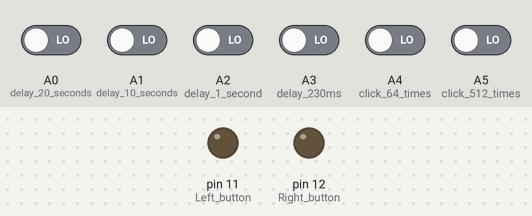
Simulated run of this sketch. Board: Arduino Nano, built with avr-gcc and run on an emulated ATmega328P. On the bench: output pins drawn as LEDs (lit = HIGH). Dashed ring = blinking. The inputs (shaded band) are chosen by the test bench; at power-on: A0 (delay_20_seconds), A1 (delay_10_seconds), A2 (delay_1_second), A3 (delay_230ms), A4 (click_64_times), A5 (click_512_times) LOW.

Above: at 1.2 s.
1.3 s: A2 (delay_1_second) driven HIGH
At 2.34 s:
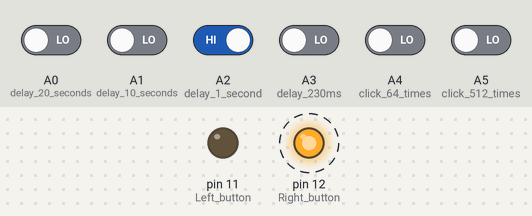
4.3 s: A3 (delay_230ms) driven HIGH
At 5.34 s:
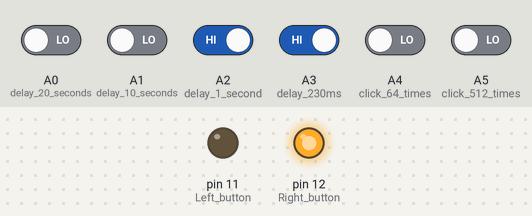
Timing chart, 0 to 13.3 s (numbered marks = the images above; inputs shaded):
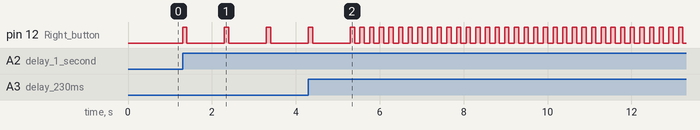

The sketch:

autoclicker.ino
```cpp
unsigned int mil;
unsigned int rel;
unsigned int nextclick;
unsigned int checkmode;
int clicksleft;

boolean mode;

void setup() {
  // put your setup code here, to run once:
    pinMode(A0, INPUT);     // delay 20 seconds
    pinMode(A1, INPUT);     // delay 10 seconds
    pinMode(A2, INPUT);     // delay 1 second
    pinMode(A3, INPUT);     // delay 230ms (walking speed)
    pinMode(A4, INPUT);     // click 64 times, 150ms delay
    pinMode(A5, INPUT);     // click 512 times, 150ms delay
    pinMode(A6, INPUT);     // click 512
    pinMode(A7, INPUT);     // HIGH = left button, LOW = right button

    pinMode(11, OUTPUT);    // Left button
    pinMode(12, OUTPUT);    // Right button

    mode = false;
    clicksleft = 0;
}

void loop() {
  // put your main code here, to run repeatedly:

    mil = millis();

    // Turn off the relay if its click time has expired (release)
    if (rel <= mil)
    {
        digitalWrite(11, LOW);
        digitalWrite(12, LOW);
    }


    if ((rel < (mil - 50)) && (nextclick <= mil))         // make sure there is at least a 50 ms delay between the last release and the next click
    {
        if (digitalRead(A0) == HIGH) { btnclick(100, 20000); }
        if (digitalRead(A1) == HIGH) { btnclick(100, 10000); }
        if (digitalRead(A2) == HIGH) { btnclick(100, 1000); }
        if (digitalRead(A3) == HIGH) { btnclick(100, 230); }

        if (digitalRead(A4) == HIGH) { if (clicksleft == 0) { clicksleft = 64; } }
        if (digitalRead(A5) == HIGH) { if (clicksleft == 0) { clicksleft = 512; } }
        if (digitalRead(A6) == HIGH) { clicksleft = 0; }


        if (clicksleft > 0)
        {
            btnclick(50, 150);
            clicksleft--;
        }
    }

    if (checkmode <= mil)
    {
        mode = digitalRead(A7);
        checkmode = mil + 3000;
    }
}

void btnclick(int ms, int del)
{
    if (mode)
    { digitalWrite(11, HIGH); } else { digitalWrite(12, HIGH); }
    rel = mil + ms;
    nextclick = mil + del;
}
```

Measured:
- after the input at 1.3 s, pin 12 (Right_button): alternates HIGH for 0.10 s and LOW for 0.90 s, starting at once
